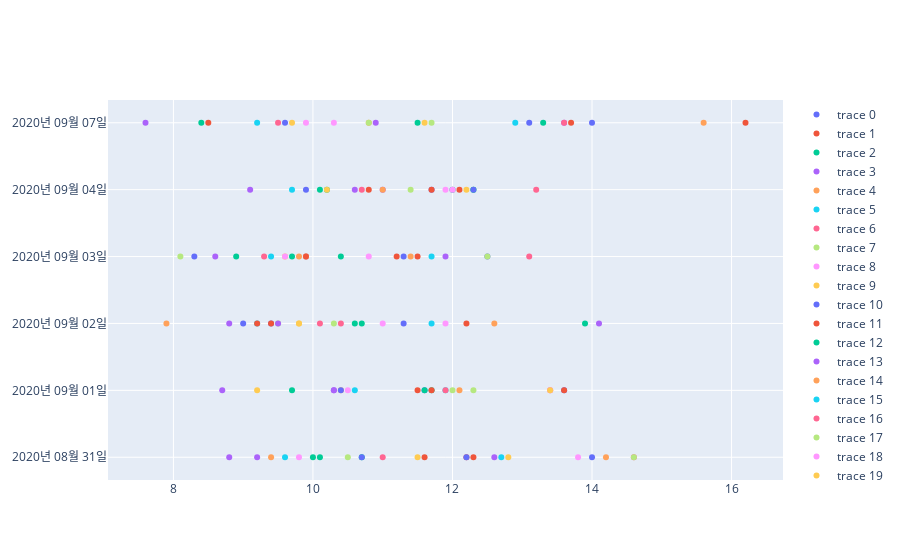

This figure's notebook cell:
### Code cell
data = []
for i in range(0,24):
    trace = 'trace'
    tracei = trace + str(i)
    a = list(df)[1:][i]
    tracei = go.Scatter(x=df[a], y=df['일자'], mode='markers')
    data.append(tracei)
pyo.iplot(data)

### Figure 1 — Plotly figure (JSON) as saved in the notebook; plotly's stock layout.template omitted (floating-point values rounded to 4 significant figures)
{"data": [{"mode": "markers", "type": "scatter", "x": [14, 11.6, 11.3, 12.5, 11.7, 14], "y": ["2020년 08월 31일", "2020년 09월 01일", "2020년 09월 02일", "2020년 09월 03일", "2020년 09월 04일", "2020년 09월 07일"]}, {"mode": "markers", "type": "scatter", "x": [12.2, 11.5, 12.2, 11.2, 12.1, 16.2], "y": ["2020년 08월 31일", "2020년 09월 01일", "2020년 09월 02일", "2020년 09월 03일", "2020년 09월 04일", "2020년 09월 07일"]}, {"mode": "markers", "type": "scatter", "x": [10.7, 11.7, 13.9, 10.4, 10.2, 13.3], "y": ["2020년 08월 31일", "2020년 09월 01일", "2020년 09월 02일", "2020년 09월 03일", "2020년 09월 04일", "2020년 09월 07일"]}, {"mode": "markers", "type": "scatter", "x": [12.6, 10.3, 14.1, 11.9, 11, 13.6], "y": ["2020년 08월 31일", "2020년 09월 01일", "2020년 09월 02일", "2020년 09월 03일", "2020년 09월 04일", "2020년 09월 07일"]}, {"mode": "markers", "type": "scatter", "x": [14.2, 10.4, 12.6, 9.8, 12, 15.6], "y": ["2020년 08월 31일", "2020년 09월 01일", "2020년 09월 02일", "2020년 09월 03일", "2020년 09월 04일", "2020년 09월 07일"]}, {"mode": "markers", "type": "scatter", "x": [12.7, 11.9, 11.7, 11.7, 12, 12.9], "y": ["2020년 08월 31일", "2020년 09월 01일", "2020년 09월 02일", "2020년 09월 03일", "2020년 09월 04일", "2020년 09월 07일"]}, {"mode": "markers", "type": "scatter", "x": [14.6, 13.4, 10.1, 13.1, 13.2, 13.6], "y": ["2020년 08월 31일", "2020년 09월 01일", "2020년 09월 02일", "2020년 09월 03일", "2020년 09월 04일", "2020년 09월 07일"]}, {"mode": "markers", "type": "scatter", "x": [14.6, 12.3, 9.5, 12.5, 12.3, 11.7], "y": ["2020년 08월 31일", "2020년 09월 01일", "2020년 09월 02일", "2020년 09월 03일", "2020년 09월 04일", "2020년 09월 07일"]}, {"mode": "markers", "type": "scatter", "x": [13.8, 13.4, 11, 10.8, 12, 10.3], "y": ["2020년 08월 31일", "2020년 09월 01일", "2020년 09월 02일", "2020년 09월 03일", "2020년 09월 04일", "2020년 09월 07일"]}, {"mode": "markers", "type": "scatter", "x": [12.8, 13.4, 9.8, 9.6, 10.2, 11.6], "y": ["2020년 08월 31일", "2020년 09월 01일", "2020년 09월 02일", "2020년 09월 03일", "2020년 09월 04일", "2020년 09월 07일"]}, {"mode": "markers", "type": "scatter", "x": [12.2, 13.6, 9.4, 11.3, 9.9, 13.1], "y": ["2020년 08월 31일", "2020년 09월 01일", "2020년 09월 02일", "2020년 09월 03일", "2020년 09월 04일", "2020년 09월 07일"]}, {"mode": "markers", "type": "scatter", "x": [11.6, 13.6, 9.4, 11.5, 10.8, 13.7], "y": ["2020년 08월 31일", "2020년 09월 01일", "2020년 09월 02일", "2020년 09월 03일", "2020년 09월 04일", "2020년 09월 07일"]}, {"mode": "markers", "type": "scatter", "x": [10, 11.6, 10.7, 9.7, 12.3, 11.5], "y": ["2020년 08월 31일", "2020년 09월 01일", "2020년 09월 02일", "2020년 09월 03일", "2020년 09월 04일", "2020년 09월 07일"]}, {"mode": "markers", "type": "scatter", "x": [8.8, 10.3, 8.8, 9.9, 10.6, 10.9], "y": ["2020년 08월 31일", "2020년 09월 01일", "2020년 09월 02일", "2020년 09월 03일", "2020년 09월 04일", "2020년 09월 07일"]}, {"mode": "markers", "type": "scatter", "x": [9.4, 12.1, 7.9, 11.4, 11, 10.8], "y": ["2020년 08월 31일", "2020년 09월 01일", "2020년 09월 02일", "2020년 09월 03일", "2020년 09월 04일", "2020년 09월 07일"]}, {"mode": "markers", "type": "scatter", "x": [9.6, 10.6, 9.2, 9.4, 9.7, 9.2], "y": ["2020년 08월 31일", "2020년 09월 01일", "2020년 09월 02일", "2020년 09월 03일", "2020년 09월 04일", "2020년 09월 07일"]}, {"mode": "markers", "type": "scatter", "x": [11, 11.9, 10.4, 9.3, 10.7, 9.5], "y": ["2020년 08월 31일", "2020년 09월 01일", "2020년 09월 02일", "2020년 09월 03일", "2020년 09월 04일", "2020년 09월 07일"]}, {"mode": "markers", "type": "scatter", "x": [10.5, 12, 10.3, 8.1, 11.4, 10.8], "y": ["2020년 08월 31일", "2020년 09월 01일", "2020년 09월 02일", "2020년 09월 03일", "2020년 09월 04일", "2020년 09월 07일"]}, {"mode": "markers", "type": "scatter", "x": [9.8, 10.5, 11.9, 9.6, 11.9, 9.9], "y": ["2020년 08월 31일", "2020년 09월 01일", "2020년 09월 02일", "2020년 09월 03일", "2020년 09월 04일", "2020년 09월 07일"]}, {"mode": "markers", "type": "scatter", "x": [11.5, 9.2, 9.8, 9.9, 12.2, 9.7], "y": ["2020년 08월 31일", "2020년 09월 01일", "2020년 09월 02일", "2020년 09월 03일", "2020년 09월 04일", "2020년 09월 07일"]}, {"mode": "markers", "type": "scatter", "x": [10.7, 10.4, 9, 8.3, 12.3, 9.6], "y": ["2020년 08월 31일", "2020년 09월 01일", "2020년 09월 02일", "2020년 09월 03일", "2020년 09월 04일", "2020년 09월 07일"]}, {"mode": "markers", "type": "scatter", "x": [12.3, 11.7, 9.2, 9.9, 11.7, 8.5], "y": ["2020년 08월 31일", "2020년 09월 01일", "2020년 09월 02일", "2020년 09월 03일", "2020년 09월 04일", "2020년 09월 07일"]}, {"mode": "markers", "type": "scatter", "x": [10.1, 9.7, 10.6, 8.9, 10.1, 8.4], "y": ["2020년 08월 31일", "2020년 09월 01일", "2020년 09월 02일", "2020년 09월 03일", "2020년 09월 04일", "2020년 09월 07일"]}, {"mode": "markers", "type": "scatter", "x": [9.2, 8.7, 9.5, 8.6, 9.1, 7.6], "y": ["2020년 08월 31일", "2020년 09월 01일", "2020년 09월 02일", "2020년 09월 03일", "2020년 09월 04일", "2020년 09월 07일"]}], "layout": {}}
